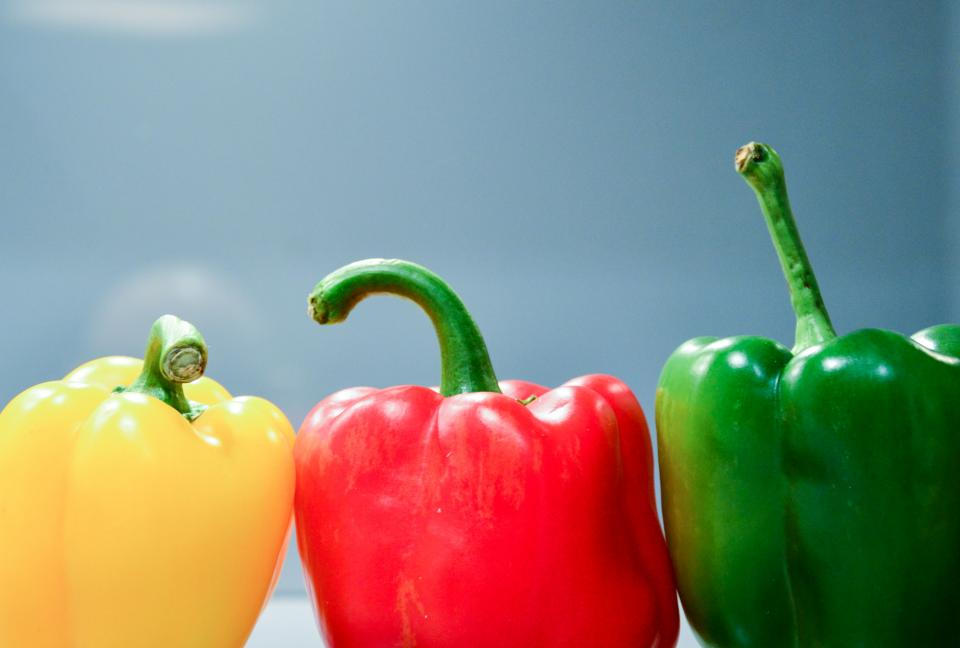
#> input picture Computer Vision 1 Introduction (Python)/week4-python/data/images/capsicum.jpg, 960 x 648 px
$ jupyter execute color-spaces.ipynb   (shell and % lines are left out)
#> lines starting #> are read from the running program, lines starting #| are printed output that depends on the picture
# <font style="color:rgb(50,120,229)"> Color Spaces</font>

## <font style="color:rgb(50,120,229)"> Overview</font>

In this module, we will cover the following topics.

1. **The RGB color space**
1. **The HSV color space**
1. **The YCrCb color space**
1. **The Lab color space**

# <font style="color:rgb(50,120,229)"> Introduction</font>

Color is a characteristic feature of human visual perception. The retina contains three types of color receptor cells. Thus, three attributes are necessary and sufficient to describe a color completely for the human visual system.

A **color space** is a representation of color using different attributes. The attributes can be the color tint (Hue), saturation and brightness or **<font color=red>Red</font>**, **<font color=green>Green</font>** and **<font color=blue>Blue</font>** or something else. The different attributes are represented along the axes of a 3-dimensional space, so that it is easier to describe them mathematically and find relations among the different color spaces. The major color spaces we will discuss are :

- **RGB**

- **HSV**

Apart from these two, we will also go over the following color spaces in brief.

- **YCrCb**

- **Lab**

# <font style = "color:rgb(50,120,229)"> Why do we need different color spaces?</font>

Different color spaces have been designed to cater to different applications like object segmentation, transmission, displaying, printing etc. Some properties of color spaces are :

- **Device Dependency** - The color is dependent on the device producing it (camera) and the device displaying it (Monitor). Most color spaces are device dependent except for Lab color space, which is designed to be device independent. Please read [**this article**](http://colorremedies.com/articles/2DeviceIndepend.pdf) to gain more insight into this.

- **Intuitiveness** - It is more intuitive to be able to specify a color as “orange” (which we can do in HSV color space) instead of calling it a mixture of red and green (which we have to do in RGB color space).

- **Perceptual uniformity** - A small change in the value of a particular attribute should result in a proportional change in perception of that attribute. The Lab color space is designed to have perceptual uniformity. The RGB color space is highly non-uniform in this aspect.

#### <font style = "color:rgb(8,133,37)">NOTE </font>
It should be noted that the choice of color space depends largely on the problem you are trying to solve. Given a problem, you should always try and experiment with different color spaces for arriving at the desired solution. We will use the following image to illustrate various aspects of the color spaces.

# <font style = "color:rgb(50,120,229)">The RGB color space</font>
The RGB color space is an additive color space in which Red, Green and Blue light rays are added in various proportions to produce different colors. It is the most commonly used color space in image processing.

As we have seen earlier, in OpenCV, the image is loaded into BGR format by default. It is the same as RGB, but stored in reverse order.

For images with 8-bit per channel, the intensity values for a given channel can range from 0 to 255. Brighter pixels signify higher intensity values in a particular channel and vice-versa. The three channels (R, G, B) of our example image are shown below.

[cell 1]
# Import module
import cv2
import numpy as np

[cell 2]
import matplotlib.pyplot as plt

[cell 3]
import matplotlib
matplotlib.rcParams['figure.figsize'] = (10.0, 10.0)

[cell 4]
#read the image in BGR format
bgr = cv2.imread("../data/images/capsicum.jpg")
#> bgr is the input picture: shape (648, 960, 3); mean B, G, R 121.7, 135.9, 138.8

[cell 5]
plt.imshow(bgr[:,:,::-1])

[cell 6]
plt.figure(figsize=(20,15))
plt.subplot(131)
plt.imshow(bgr[:,:,0],cmap='gray')
plt.title("Blue Channel");
plt.subplot(132)
plt.imshow(bgr[:,:,1],cmap='gray')
plt.title("Green Channel");
plt.subplot(133)
plt.imshow(bgr[:,:,2],cmap='gray')
plt.title("Red Channel");

In the above figure, it can be seen that the red color (middle pepper) displays high intensity ( bright color) only in the R channel whereas the yellow color (left pepper) has high intensity values in both R and G channels which can be attributed to the additive property of the color space (yellow is a mixture of red and green).

In the RGB color space, all three channels contain information about the color as well as brightness. It is better for some applications if we can separate the color component, also known as ***Chrominance*** , from the lightness or brightness component also known as ***Luminance***. This separation is present in the other color spaces we will talk about next.

# <font style = "color:rgb(50,120,229)">The HSV color space</font>

This is one of the most popular color spaces used in image processing after the RGB color space. Its three components are :

- **Hue** - indicates the color / tint of the pixel

- **Saturation** - indicates the purity (or richness) of the color

- **Value** - indicates the amount of brightness of the pixel

The HSV color space converts the RGB color space from cartesian coordinates (x, y, z) to cylindrical coordinates (ρ, φ, z). It is **more intuitive than the RGB color space** because it separates the color and brightness into different axes. This makes it easier for us to describe any color directly.

Let us first see how to convert an image from BGR to HSV format and display the different channels to get some more insights about them. We will use OpenCV’s [**`cvtColor`**](https://docs.opencv.org/4.1.0/d8/d01/group__imgproc__color__conversions.html#ga397ae87e1288a81d2363b61574eb8cab) function for conversion.

### <font style = "color:rgb(8,133,37)">Function Syntax</font>

```python
dst	=	cv2.cvtColor(	src, code[, dst[, dstCn]]	)
```

**Parameters**

- **`src`** - input image: 8-bit unsigned, 16-bit unsigned ( CV_16UC... ), or single-precision floating-point.
- **`dst`** - output image of the same size and depth as src.
- **`code`** - color space conversion code (see ColorConversionCodes).
- **`dstCn`** - number of channels in the destination image; if the parameter is 0, the number of the channels is derived automatically from src and code.

[cell 7]
# convert from bgr to HSV format
hsvImage = cv2.cvtColor(bgr, cv2.COLOR_BGR2HSV)
#> hsvImage: shape (648, 960, 3); mean H, S, V 86.4, 135.3, 180

[cell 8]
plt.figure(figsize=(20,15))
plt.subplot(131)
plt.imshow(hsvImage[:,:,0],cmap='gray')
plt.title("Hue");
plt.subplot(132)
plt.imshow(hsvImage[:,:,1],cmap='gray')
plt.title("Saturation");
plt.subplot(133)
plt.imshow(hsvImage[:,:,2],cmap='gray')
plt.title("Value");
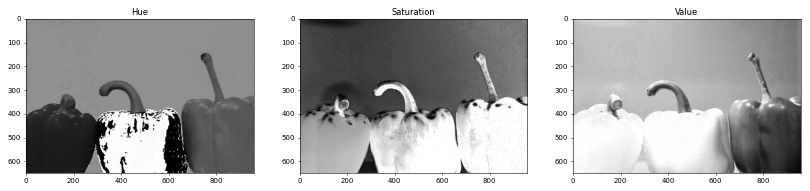
#> figure drawn by matplotlib, 3 panels

#### <font style = "color:rgb(8,133,37)">Hue </font>
The Hue channel refers to the color and its values, ranging from 0 to 180 in OpenCV. Since the HSV color space is represented in a **cylindrical coordinate system**, the values for Hue wrap around 180. For example, the Hue for red color is near 180. So, some tints of red can wrap around 180 and have values around 0. This is evident from the middle (red) pepper in the figure above, which shows both very high (180) and low (0) Hue values for the red pepper.

#### <font style = "color:rgb(8,133,37)">Saturation </font>
Saturation refers to how pure the color is. Pure red has high saturation. **Different shades of a color correspond to different saturation levels**. Saturation of 0 corresponds to white color which indicates that the color shade is at the lowest or the color is simply absent.

So, in the figure above, we can see that the green and red peppers are highly saturated, i.e. these colors are in their purest form. On the other hand, the yellow pepper has relatively lower saturation. With the Hue and Saturation channels known, we have a better idea about the color and tints or shades of color in our image.

#### <font style = "color:rgb(8,133,37)">Value </font>
**Value refers to lightness or brightness**. It indicates how dark or bright the color is. It also signifies the amount of light that might have fallen on the object. It is pretty clear from the original image and the Value channel that the red and yellow peppers are much brighter as compared to the green pepper.

We will see two simple applications using the HSV color space in the next section.

## <font style = "color:rgb(50,120,229)">Understanding the the HSV color space</font>

The easiest way to understand the HSV color space to create an HSV image from scratch and study its properties after converting it to the RGB color space.

Let's do a few experiments.

### <font style = "color:rgb(8,133,37)">Value Test</font>

The first experiment is to create an HSV image where H, S, and V components are all 0 in the begining. We will then keep the H and S components constant at 0, and vary the V (value) component. We then convert the image to RGB color space to see what effect changing the value has to the perception of color.

[cell 9]
# Value test.
plt.figure(figsize=(50,50))

for i in range(0,7):
    # Create 50x50 HSV image with all zeros
    imhsv = np.zeros((50, 50, 3), dtype=np.uint8)

    # Set Hue = 0, Saturation = 0, Value = i x 40
    v = i * 40
    imhsv[:,:,:] = (0, 0, v)

    # Convert HSV to RGB
    imrgb = cv2.cvtColor(imhsv, cv2.COLOR_HSV2RGB)

    # Display image
    ax = plt.subplot(1, 7, i+1)
    plt.imshow(imrgb)
    plt.axis('off')
    ax.set_title('V='+ str(v), fontdict={'fontsize': 50, 'fontweight': 'medium'})
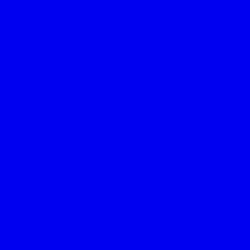
#> imhsv: shape (50, 50, 3) (shown 5 times larger); mean R, G, B 0, 0, 240
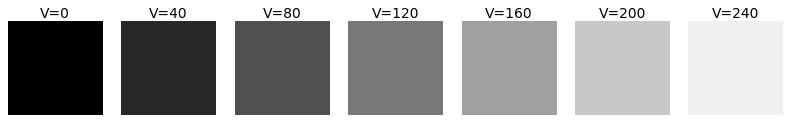
#> figure drawn by matplotlib, 7 panels

As you can see, **value controls the brightness of the image**. When the value is 0, the image is black and when it is close to 255, the image is white.

### <font style = "color:rgb(8,133,37)">Saturation Test</font>

In this test, we will set H to 0, V to 128 and vary the saturation from 0 to 240.

[cell 10]
# Saturation test.
# Set brightness to 128, hue to 0, and change saturation

plt.figure(figsize=(50,50))
for i in range(0,7):
    # Create 50x50 HSV image with all zeros
    imhsv = np.zeros((50, 50, 3), dtype=np.uint8)

    # Set Hue = 0, Saturation = i * 40, Value = 128
    s = i * 40
    imhsv[:,:,:] = (0, s, 128)

    # Convert HSV to RGB
    imrgb = cv2.cvtColor(imhsv, cv2.COLOR_HSV2RGB)

    # Display image
    ax = plt.subplot(1, 7, i+1)
    plt.imshow(imrgb)
    plt.axis('off')
    ax.set_title('S='+ str(s), fontdict={'fontsize': 50, 'fontweight': 'medium'})
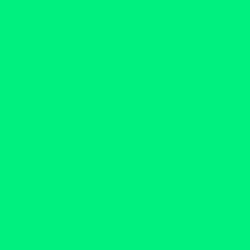
#> imhsv: shape (50, 50, 3) (shown 5 times larger); mean R, G, B 0, 240, 128
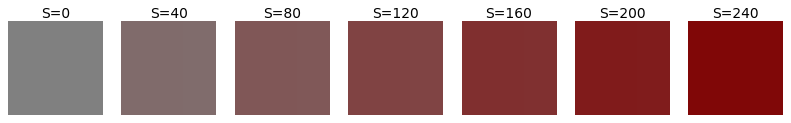
#> figure drawn by matplotlib, 7 panels

**Conclusion** : Saturation controls how rich a color is. **If the color is faded, it is less saturated. When it is intense and deep, it is more saturated. When the saturation is 0, we lose all color information and the image looks grayscale.**

### <font style = "color:rgb(8,133,37)">Hue Test</font>

In this test, we will set S and V to 128, and vary the Hue from 0 to 180.

[cell 11]
# Hue Test

plt.figure(figsize=(50,50))

for i in range(0,7):
    imhsv = np.zeros((50, 50, 3), dtype=np.uint8)

    # Set Hue = i x 30, Saturation = 128, and Value = 128.
    h = i * 30
    imhsv[:,:,:] = ( h, 128, 128)

    # Convert HSV to RGB
    imrgb = cv2.cvtColor(imhsv, cv2.COLOR_HSV2RGB)

    # Display image
    ax = plt.subplot(1, 7, i+1)
    plt.imshow(imrgb)
    plt.axis('off')
    ax.set_title('H='+ str(h), fontdict={'fontsize': 50, 'fontweight': 'medium'})
#> this loop made 7 passes
#> pass 1, `imrgb = cv2.cvtColor(imhsv, cv2.COLOR_HSV2RGB)`:
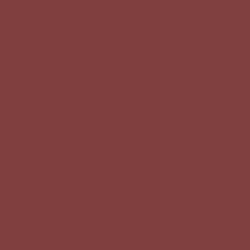
#> imrgb: shape (50, 50, 3) (shown 5 times larger); mean R, G, B 128, 63.4, 63.4
#> after the loop:
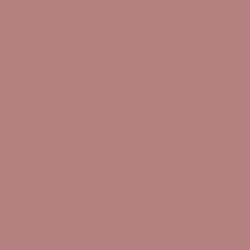
#> imhsv: shape (50, 50, 3) (shown 5 times larger); mean R, G, B 180, 128, 128
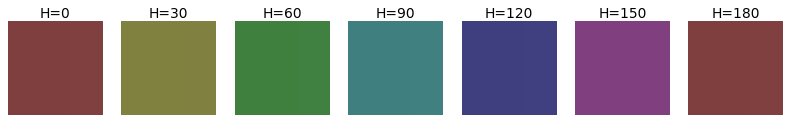
#> figure drawn by matplotlib, 7 panels

**Conclusion** : Hue controls the perception of color. It is represented as an angle where a hue of 0 is red, green is 120 degrees ( 60 in OpenCV ), and blue is at 240 degrees( 120 in OpenCV ). In OpenCV, Hue is goes from 0 to 180 intensities values where one grayscale intensity change represents 2 degrees.

Because hue is angle, you get red color for both H = 0 and H = 360 ( or 180 in OpenCV's representation )

# <font style = "color:rgb(50,120,229)">The YCrCb color space</font>

The YCrCb color space is derived from the RGB color space. Its three components are :

* **Y** (*Luma*), derived from the RGB values of the image

* **Cr** = R - Y (how far is the red component from the Luma, also known as *Red Difference*)

* **Cb** = B - Y (how far is the blue component from the Luma, also known as *Blue Difference*)

Let us convert the image from BGR to YCrCb and take a look at the three channels.

[cell 12]
import cv2
import matplotlib.pyplot as plt
import numpy as np
from dataPath import DATA_PATH

[cell 13]
import matplotlib
matplotlib.rcParams['figure.figsize'] = (10.0, 10.0)

[cell 14]
filename = "../data/images/capsicum.jpg"

[cell 15]
bgr = cv2.imread(filename)

[cell 16]
ycbImage = cv2.cvtColor(bgr, cv2.COLOR_BGR2YCrCb)
#> ycbImage: shape (648, 960, 3); mean of channels 0, 1, 2 135.2, 130.6, 120.4

[cell 17]
plt.figure(figsize=(20,15))
plt.subplot(1,3,1)
plt.title("Y Channel")
plt.imshow(ycbImage[:,:,0],cmap="gray")
plt.subplot(1,3,2)
plt.title("Cr Channel")
plt.imshow(ycbImage[:,:,1],cmap="gray")
plt.subplot(1,3,3)
plt.title("Cb Channel")
plt.imshow(ycbImage[:,:,2],cmap="gray")
plt.show()
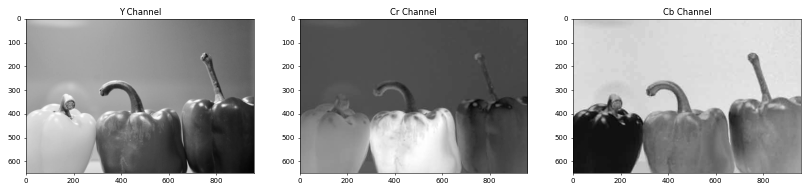
#> figure drawn by matplotlib, 3 panels

#### <font style = "color:rgb(8,133,37)">Observations </font>
- Y Channel looks similar to a grayscale image.
- Cr Channel indicates the amount of Red in the image, which is evident from the high values of the middle (red) pepper. Similarly,
- Cb indicates the amount of Blue in the image, which is why the blue background displays high values.

# <font style = "color:rgb(50,120,229)">The Lab color space</font>

The Lab color space consists of :

* **L**ightness

* **A** (a color component ranging from Green to Magenta)

* **B** (a color component ranging from Blue to Yellow).

The **L channel encodes brightness, while the A and B channels encode color**.

The following code shows how to convert from BGR to Lab color space in OpenCV.

[cell 18]
# convert from bgr to LAB format
labImage = cv2.cvtColor(bgr, cv2.COLOR_BGR2Lab)
#> labImage: shape (648, 960, 3); mean of channels 0, 1, 2 151.6, 128.6, 140.2

The following figure shows the three channels in grayscale.
- Lower values in A channel indicate green color and higher values indicate magenta (or red).
- Similarly, lower values in B channel indicate blue color and higher values indicate yellow color.

[cell 19]
plt.figure(figsize=(20,15))
plt.subplot(1,3,1)
plt.title("L Channel")
plt.imshow(labImage[:,:,0],cmap="gray")
plt.subplot(1,3,2)
plt.title("A Channel")
plt.imshow(labImage[:,:,1],cmap="gray")
plt.subplot(1,3,3)
plt.title("B Channel")
plt.imshow(labImage[:,:,2],cmap="gray")
plt.show()
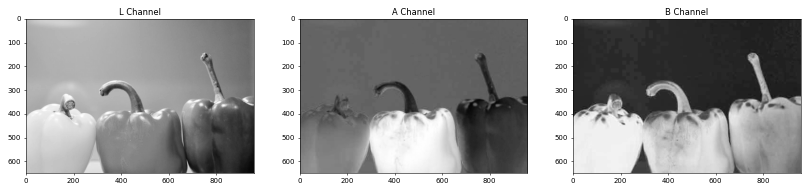
#> figure drawn by matplotlib, 3 panels
